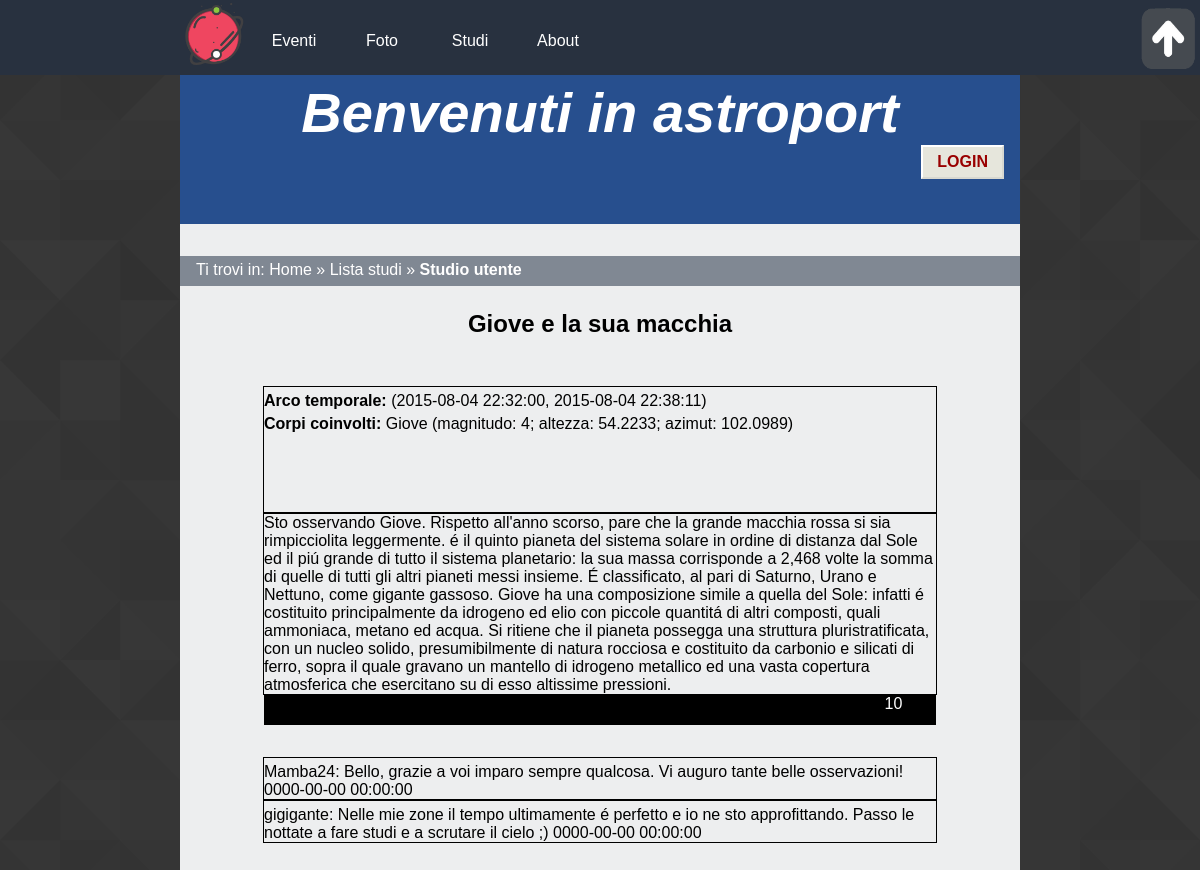
Page /studioutente.php?idst=1 on the committed database.
### tables this page shows
CREATE TABLE `studia` (
  `idstudio` int(11) NOT NULL,
  `astrofilo` varchar(40) NOT NULL,
  `titolo` varchar(120) DEFAULT NULL,
  `evento` varchar(40) NOT NULL,
  `appunti` varchar(10000) DEFAULT NULL,
  `inizio` datetime NOT NULL,
  `fine` datetime NOT NULL,
  `datainserimento` datetime NOT NULL
);

CREATE TABLE `coinvolto` (
  `id` int(11) NOT NULL,
  `corpo` varchar(40) NOT NULL,
  `evento` varchar(40) NOT NULL,
  `magnitudo` int(11) DEFAULT NULL,
  `altezza` decimal(7,4) DEFAULT NULL,
  `azimut` decimal(7,4) DEFAULT NULL
);

CREATE TABLE `commentastudio` (
  `id` int(11) NOT NULL,
  `astrofilo` varchar(40) NOT NULL,
  `commento` text NOT NULL,
  `studio` int(11) NOT NULL,
  `datainserimento` datetime NOT NULL
);

CREATE TABLE `astrofilo` (
  `mail` varchar(40) NOT NULL,
  `nome` varchar(20) DEFAULT NULL,
  `cognome` varchar(20) DEFAULT NULL,
  `username` varchar(20) NOT NULL,
  `password` varchar(32) NOT NULL,
  `imgprofilo` blob
);

### backend/connessione.php (called while the page is built, shortened)
<?php
   $errore_DB=FALSE;
?>

### studioutente.php (the view, shortened to what this page needs)
<?php
$idst=$_REQUEST['idst'];
    include "backend/connessione.php";
    echo file_get_contents("parti/studioutente0.html");
    if(!isset($_SESSION['usermail'])) {
      echo file_get_contents("parti/headernonloggato.html");
    }else{
      echo file_get_contents("parti/headerloggato.html");
      $usr=$_SESSION['usermail'];
    }
    echo '<div id="breadcrumb">
        <p>Ti trovi in: <span xml:lang="en"><a href="index.php">Home</a></span> &raquo; <a href="listastudi.php">Lista studi</a> &raquo; <strong>Studio utente</strong></p>
    </div>';
   if($errore_DB==FALSE){
    $data_studio= "SELECT studia.*,astrofilo.username,astrofilo.imgprofilo
                  FROM studia JOIN astrofilo ON studia.astrofilo=astrofilo.mail
                  WHERE studia.idstudio='$idst'";
    if(!$result=$connessione->query($data_studio)){
      echo "Errore della query: ".$connessione->error.".";
    }else{
      if($result->num_rows > 0){
          $row=mysqli_fetch_array($result);
          $tecn_data_query="SELECT * FROM coinvolto WHERE id='$idst'";
          echo '<h2>'.$row['titolo'].'</h2><div class="list_element">
            <div class="element_content" > <p><strong>Arco temporale:</strong> ('.$row['inizio'].', '.$row['fine'].') </p>';
          if(!$tecn_data_studio=$connessione->query($tecn_data_query))
              echo '<p>Abbiamo riscontrato dei problemi nel visualizzare lo studio.</p>';
          else{
              echo '<p><strong>Corpi coinvolti:</strong> ';
            while($tecn_row=$tecn_data_studio->fetch_array(MYSQLI_ASSOC)){
              echo ' '.$tecn_row['corpo'].' (magnitudo: '.$tecn_row['magnitudo'].'; altezza: '.$tecn_row['altezza'].';
              azimut: '.$tecn_row['azimut'].')</p>';
            }
          }
          echo '</div></div>';
          echo '<div class="big_list_element">
                <div class="big_element_content">
                <span>'.$row['appunti'].'</span> </div> </div>';
          $rank_query="SELECT SUM(voto) AS rank FROM giudicastudio WHERE studio=".$row['idstudio'];
          $rank_studio=$connessione->query($rank_query);
          $rank_row=mysqli_fetch_array($rank_studio);
    	echo '<div id="rank"><span id="vota">';
    	echo '</span><span id="rank_txt">'.$rank_row['rank'].'</span></div>';
          $commenti_studio_query= "SELECT astrofilo.username,astrofilo.imgprofilo,commentastudio.commento,commentastudio.datainserimento
                                  FROM commentastudio JOIN astrofilo ON commentastudio.astrofilo=astrofilo.mail
                                  WHERE commentastudio.studio='$idst'
                                  ORDER BY commentastudio.datainserimento DESC";
         if(!$commenti_studio=$connessione->query($commenti_studio_query))
           echo "Errore della query: ".$connessione->error.".";
         else{
           while($commenti_row=$commenti_studio->fetch_array(MYSQLI_ASSOC)){
             echo '<div class="big_list_element">
                   <div class="big_element_content">
                   <p> '.$commenti_row['username'].': '.$commenti_row['commento'].' '.$commenti_row['datainserimento'].'</p>  </div></div>';
           }
          }
        }else echo '<p>Lo studio non è presente nel database.</p>';
      }
  	}else echo '<p>'.$msg_errore_DB.'</p>';
      echo file_get_contents("parti/studioutente1.html");
?>

### style/desktop_style.css (style rules this page uses)
* { padding: 0em; margin: 0em; }
html { height:100%; min-height: 100%; }
@media screen and (min-width: 921px) { body { font-family: Verdana, Helvetica, Georgia, sans-serif; max-width: 70%; min-width: 46.875em; margin-left: auto; margin-right: auto; height:100%; min-height: 100%; color: #000000; background-image: url("images/as.png"); } }
@media screen and (min-width: 921px) { a img { border:0; } }
@media screen and (min-width: 921px) { #content { background-color: #edeeef; min-height:100%; padding-bottom: 9.375em; } }
@media screen and (min-width: 921px) { #logo_home { float: left; width: 4.375em; height: 4.375em; margin-left: 15%; } }
@media screen and (min-width: 921px) { #content_menu { width: 70%; } }
@media screen and (min-width: 921px) { #menu { background-color: #28313f; position: fixed; left: 0; min-width: 46em; width: 100%; height: 4.6875em; z-index: 2; } }
@media screen and (min-width: 921px) { #content_menu { margin-left: 15%; } }
@media screen and (min-width: 921px) { #content_menu a { float: left; color: white; background-color: #28313f; padding: 1em; border: 0px solid black; height: 1.25em; width: 3.5em; text-align: center; text-decoration: none; display: inline-block; font-size: 1em; margin-top:1em; -ms-transition: 0.3s; -webkit-transition:0.3s; -moz-transition: 0.3s; transition: 0.3s; } }
@media screen and (min-width: 921px) { #tornasu { position: absolute; margin-top: 0.5em; right: 0; width: 4em; height: 4em; } }
@media screen and (min-width: 921px) { #header { background-color: #274f8e; clear: both; min-width: 46em; margin-left: auto; margin-right: auto; padding-top: 5em; height: 9em; } }
@media screen and (min-width: 921px) { #header h1 { font-size: 3.5em; } }
#header h1 { color: white; font-style: italic; text-align: center; }
#content h2 { text-align: center; margin-top: 1em; margin-bottom: 2em; }
#breadcrumb { background-color: #808893; width: 100%; margin-top: 2em; height: 1.875em; }
#content #breadcrumb p { width: 100%; color:white; margin-left: 0; margin-right: 0; padding-left: 1em; padding-top: 0.3em; }
#breadcrumb a { text-decoration: none; color: white; }
#button_reg, #log_b, #button_login button, #comment { background: #e6e6dc; font-size: 1em; color: #900; padding: 6px 14px; border-width: 2px; border-style: solid; border-color: #fff #d8d8d0 #d8d8d0 #fff; text-decoration: none; text-transform: uppercase; font-weight: bold; }
#button_login button { float: right; margin-right: 1em; margin-bottom: 2em; }
#rank { margin:auto; width:80%; background-color: #000; color: white; height: 1.875em; margin-bottom:2em; }
#rank_txt { float:right; padding-right:5%; }
#content p { padding-top: 1.5em; width:70%; margin-left: auto; margin-right: auto; }
#content .list_element { margin-top: 0.5em; width: 80%; height: 7.8125em; border: 1px solid black; margin-left: auto; margin-right: auto; }
.element_content { height:7.5em; max-width:100%; }
#content .big_list_element { width: 80%; border: 1px solid black; margin-left: auto; margin-right: auto; display: block; }
.big_element_content { max-width:100%; margin-left: auto; margin-right: auto; display: block; }
#content .element_content p, #content .big_element_content p { margin-top: 0.2em; padding-top: 0.1em; margin-left: 0; margin-right: 0; width:100%; padding-right: 10%; }
#content .big_element_content span { padding-top: 0px; margin-left: 0; margin-right: 0; width:100%; color:black; }

### rows in the picture
studia: titolo "Giove e la sua macchia", inizio "2015-08-04 22:32:00", fine "2015-08-04 22:38:11", appunti "Sto osservando Giove. Rispetto all'anno scorso, pare che la grande macchia rossa si sia rimpicciolita leggermente. é il quinto pianeta del sistema solare in ordine di distanza dal Sole ed il piú grande di tutto il sistema planetario: la sua massa corrisponde a 2,468 volte la somma di quelle di tutti gli altri pianeti messi insieme. É classificato, al pari di Saturno, Urano e Nettuno, come gigante gassoso. Giove ha una composizione simile a quella del Sole: infatti é costituito principalmente da idrogeno ed elio con piccole quantitá di altri composti, quali ammoniaca, metano ed acqua. Si ritiene che il pianeta possegga una struttura pluristratificata, con un nucleo solido, presumibilmente di…"
coinvolto: corpo "Giove", magnitudo "4", altezza "54.2233", azimut "102.0989"
commentastudio: astrofilo.username "Mamba24", commento "Bello, grazie a voi imparo sempre qualcosa. Vi auguro tante belle osservazioni!", datainserimento "0000-00-00 00:00:00"
commentastudio: astrofilo.username "gigigante", commento "Nelle mie zone il tempo ultimamente é perfetto e io ne sto approfittando. Passo le nottate a fare studi e a scrutare il cielo ;)", datainserimento "0000-00-00 00:00:00"

### other values in the picture
file_get_contents("parti/studioutente0.html") "Eventi Foto Studi About Benvenuti in astroport"
file_get_contents("parti/headernonloggato.html") "LOGIN"
$rank_row['rank'] "10"
